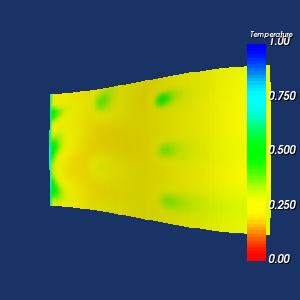

Reproduce this figure in Python.
#!/usr/bin/env python
# Demonstrate vtkScalarBarWidget with PLOT3D data and interactive scalar bar repositioning.

import os

import vtkmodules.vtkInteractionStyle  # noqa: F401
import vtkmodules.vtkRenderingFreeType  # noqa: F401
import vtkmodules.vtkRenderingOpenGL2  # noqa: F401

from vtkmodules.vtkFiltersGeometry import vtkStructuredGridGeometryFilter
from vtkmodules.vtkInteractionWidgets import vtkScalarBarWidget
from vtkmodules.vtkIOParallel import vtkMultiBlockPLOT3DReader
from vtkmodules.vtkRenderingAnnotation import vtkScalarBarActor  # noqa: F401
from vtkmodules.vtkRenderingCore import (
    vtkActor,
    vtkPolyDataMapper,
    vtkRenderWindow,
    vtkRenderWindowInteractor,
    vtkRenderer,
)

# Source
data_dir = os.environ.get("VPE_DATA_DIR", os.path.dirname(os.path.abspath(__file__)))
plot3d_reader = vtkMultiBlockPLOT3DReader()
plot3d_reader.SetXYZFileName(os.path.join(data_dir, "combxyz.bin"))
plot3d_reader.SetQFileName(os.path.join(data_dir, "combq.bin"))
plot3d_reader.SetScalarFunctionNumber(100)
plot3d_reader.SetVectorFunctionNumber(202)
plot3d_reader.Update()
plot3d_block = plot3d_reader.GetOutput().GetBlock(0)

# Filter
geometry_filter = vtkStructuredGridGeometryFilter()
geometry_filter.SetInputData(plot3d_block)
geometry_filter.SetExtent(0, 100, 0, 100, 9, 9)

# Mapper + Actor
geometry_mapper = vtkPolyDataMapper()
geometry_mapper.SetInputConnection(geometry_filter.GetOutputPort())

geometry_actor = vtkActor()
geometry_actor.SetMapper(geometry_mapper)

# Renderer
renderer = vtkRenderer()
renderer.AddActor(geometry_actor)
renderer.SetBackground(0.1, 0.2, 0.4)

# Render window
render_window = vtkRenderWindow()
render_window.AddRenderer(renderer)
render_window.SetWindowName("widgets scalar bar widget")
render_window.SetMultiSamples(0)
render_window.SetSize(300, 300)

# Interactor
interactor = vtkRenderWindowInteractor()
interactor.SetRenderWindow(render_window)

# Widget
scalar_bar_widget = vtkScalarBarWidget()
scalar_bar_widget.SetInteractor(interactor)
scalar_bar_widget.GetScalarBarActor().SetTitle("Temperature")
scalar_bar_widget.GetScalarBarActor().SetLookupTable(geometry_mapper.GetLookupTable())
scalar_bar_widget.On()

# Scene
renderer.ResetCamera()

interactor.Initialize()
interactor.Start()
